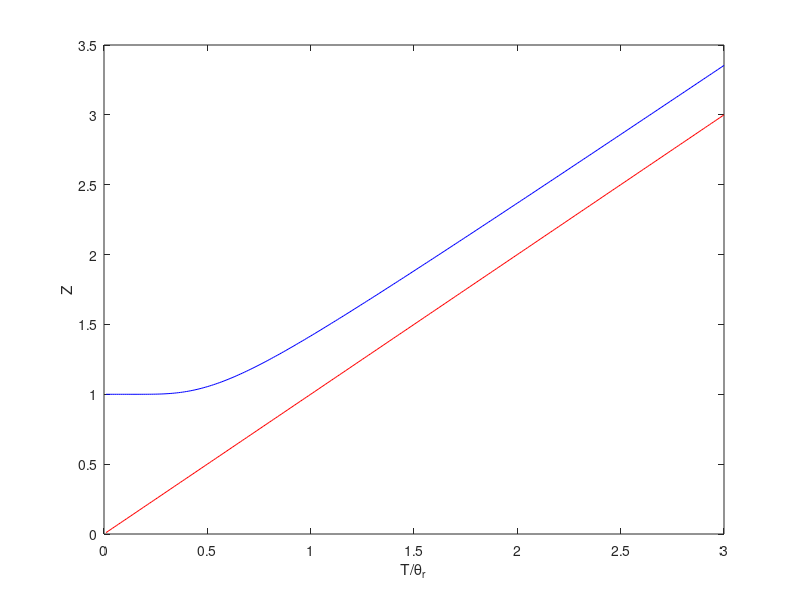

Here is the MATLAB script that generated this plot:

u = (0.01:0.01:3.0);

Z = zeros(length(u),1);

j = linspace(0,1000, 1000);

for i = 1:length(u)
    Z(i) = sum( (2*j + 1).*exp(-(j.*(j + 1))/u(i)));
end

plot(u,Z,'-b');
hold on
plot(u,u,'-r');
xlabel('T/\theta_r');
ylabel('Z');

pause();
